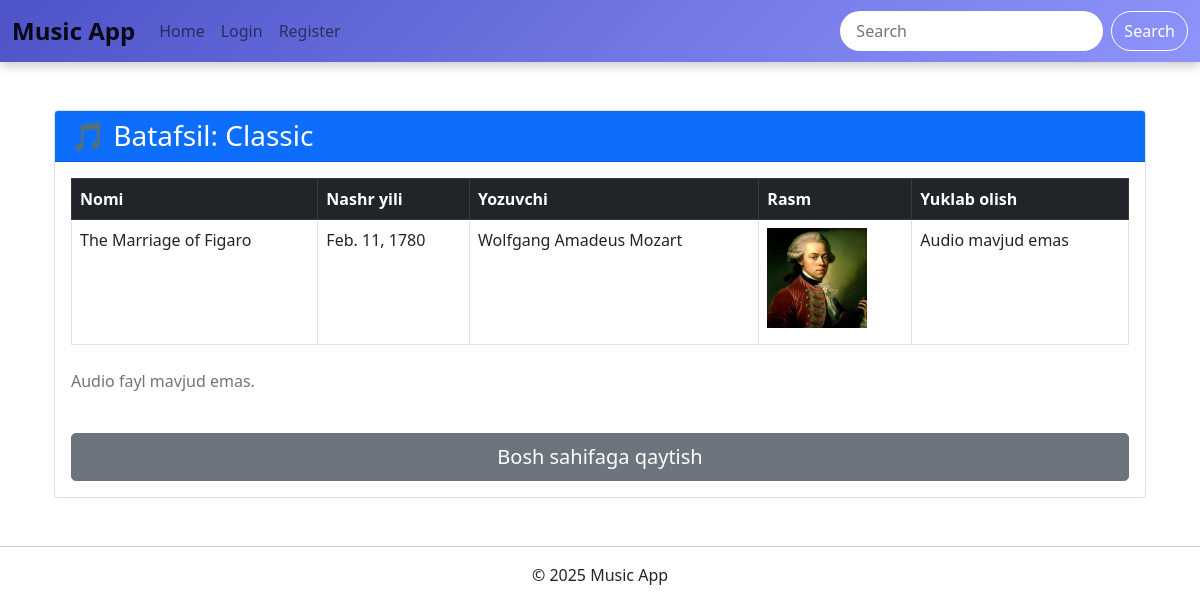
/detail/8/, run on the app's committed database.
### music/models.py (models this page shows, shortened)
class BaseModel(models.Model):
    created_at = models.DateTimeField(auto_now_add=True)
    updated_at = models.DateTimeField(auto_now=True)
    is_deleted = models.BooleanField(default=False)
    class Meta:
        abstract = True
    objects = DeleteModel()

class Music(BaseModel):
    genre = models.CharField(max_length=100)
    text = models.TextField()
    published_year = models.DateField(null=True, blank=True)
    author = models.ForeignKey(Author, on_delete=models.CASCADE, blank=True, null=True)
    audio = models.FileField(upload_to='music_audios/', null=True, blank=True)

class Author(BaseModel):
    full_name = models.CharField(max_length=100,default='')
    birthday = models.DateField()
    country = models.CharField(max_length=100,default='')
    image = models.ImageField(upload_to='author_images/', null=True, blank=True)
    def __str__(self):
        return self.full_name

### music/views.py (the view)
# urls.py: path('detail/<int:pk>/', music_detail, name='music_detail'),
def music_detail(request, pk):
    music = get_object_or_404(Music, pk=pk)
    return render(request, 'music/music_detail.html', {'music': music})

### music/models.py (called while the page is built)
        def get_queryset(self):
            return super().get_queryset().filter(is_deleted=False)

### templates/music/music_detail.html (shortened to what this page needs)
{% extends 'base.html' %}
{% block content %}
<div class="container mt-5">
    <div class="card">
        <div class="card-header bg-primary text-white">
            <h3 class="mb-0">🎵 Batafsil: {{ music.genre }}</h3>
        </div>
        <div class="card-body">
            <table class="table table-bordered table-hover">
                <thead class="table-dark">
                    <tr>
                        <th scope="col">Nomi</th>
                        <th scope="col">Nashr yili</th>
                        <th scope="col">Yozuvchi</th>
                        <th scope="col">Rasm</th>
                        <th scope="col">Yuklab olish</th>
                    </tr>
                </thead>
                <tbody>
                    <tr>
                        <td>{{ music.text }}</td>
                        <td>{{ music.published_year }}</td>
                        <td>{{ music.author }}</td>
                        {% if music.author.image %}
                        <td>
                            <img src="{{ music.author.image.url }}" width="100" alt="Rasm" class="mb-2"><br>
                        </td>
                        {% else %}
                        <td>
                            <span>Rasm mavjud emas</span>
                        </td>
                        {% endif %}
                        <td>
                         {% if music.audio %}
                             <a href="{{ music.audio.url }}" download class="btn btn-outline-primary btn-sm">
                                 📥 Yuklab olish
                             </a>
                         {% else %}
                             <span>Audio mavjud emas</span>
                            {% endif %}
                         </td>
                    </tr>
                </tbody>
            </table>
            {% if music.audio %}
            <div class="mt-4">
                <h5>🎧 Tinglang:</h5>
                <audio controls class="w-100">
                    <source src="{{ music.audio.url }}" type="audio/mpeg">
                    Brauzeringiz audio pleerni qo‘llab-quvvatlamaydi.
                </audio>
            </div>
            {% else %}
            <p class="text-muted mt-4">Audio fayl mavjud emas.</p>
            {% endif %}
            <div class="mt-3">
                <a href="{% url 'music_list' %}" class="btn btn-secondary btn-lg w-100">Bosh sahifaga qaytish</a>
            </div>
        </div>
    </div>
</div>
{% endblock %}

### data on the page
Music: genre "Classic", text "The Marriage of Figaro", published_year "Feb. 11, 1780", author "Wolfgang Amadeus Mozart", author.image (picture)
